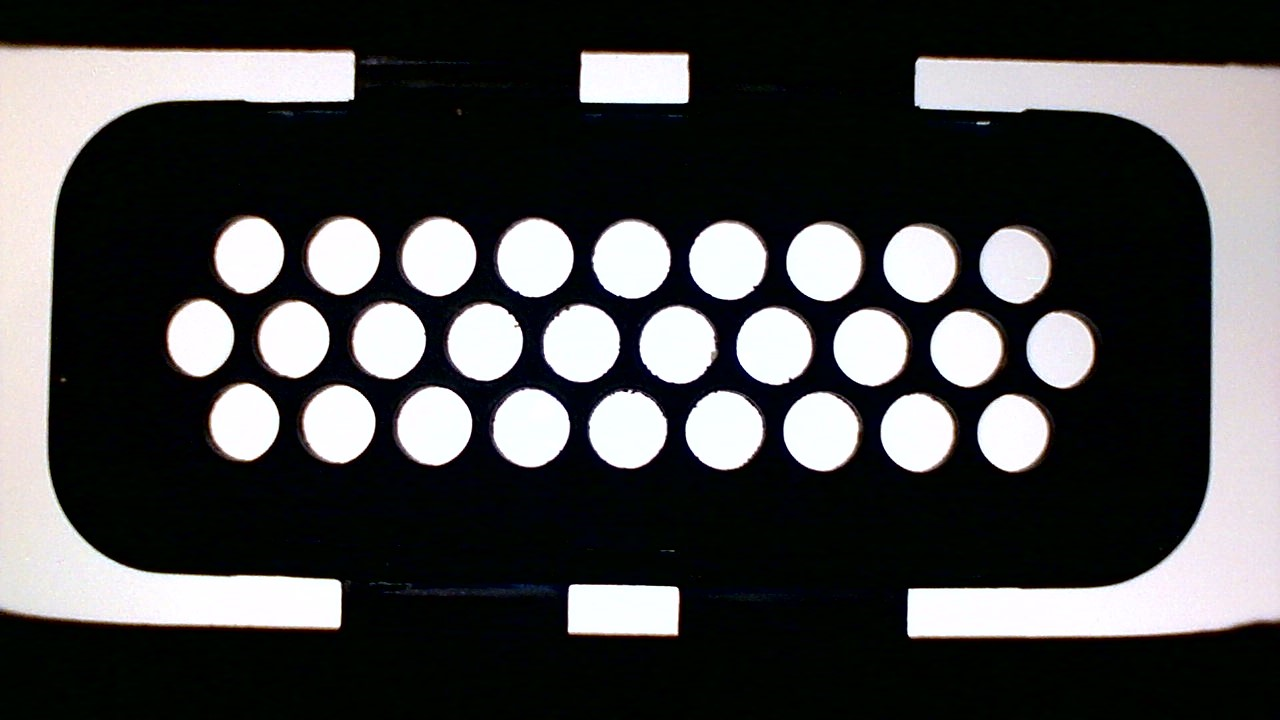
#> input picture Counting_Number_Holes_and_Diameter/image_1.png, 1280 x 720 px
$ python Main_Counting_Number_Holes_and_Diameter.py
#> lines starting #> are read from the running program, lines starting #| are printed output that depends on the picture; after the words box and inside, x2 and y2 are one past the last pixel; in counts of white or black regions, pixels touching at a corner belong together
# Integrated code
# @author: Kalyan
# Date: 27-11-2021
# e-mail: kalyan9@yahoo.com


import time
import cv2 as cv
import numpy as np

start_time = time.time()
# load image as grayscale
cell1 = cv.imread("image_1.png",0)
#> cell1: shape (720, 1280); min 0, max 255, mean 73.6
# threshold image
ret,thresh_binary = cv.threshold(cell1,150, 255,cv.THRESH_BINARY)
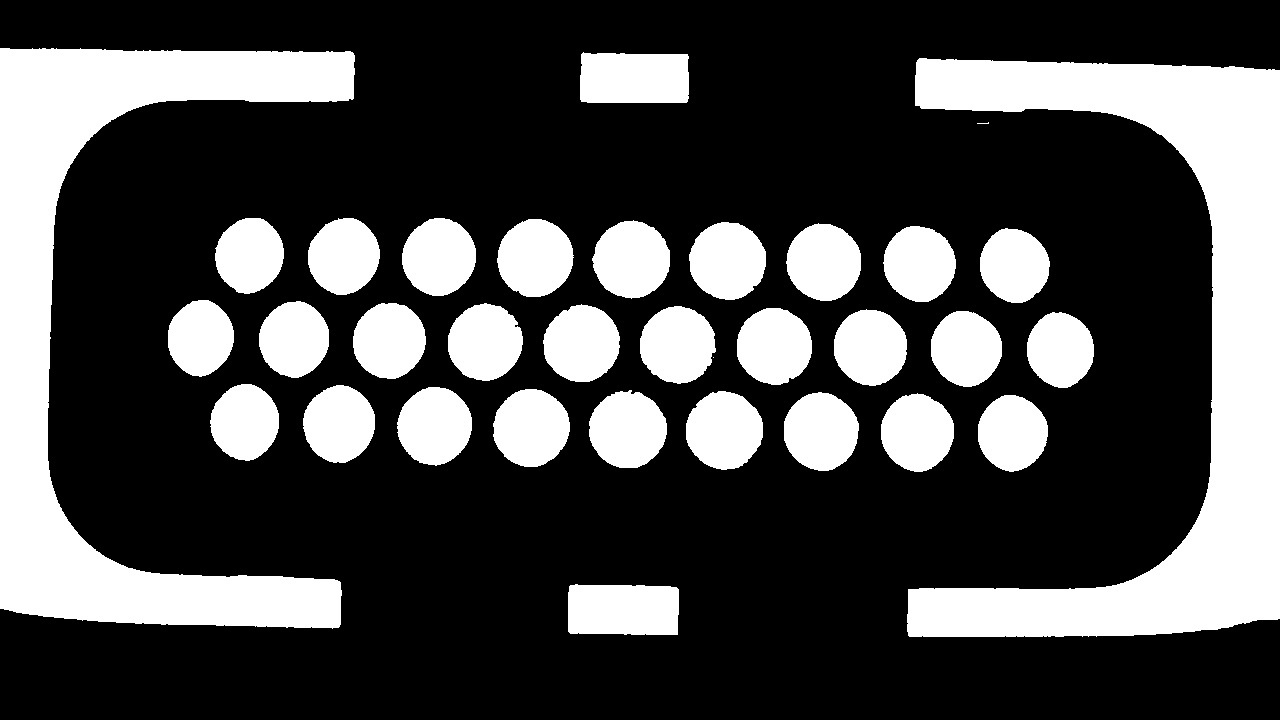
#> thresh_binary: shape (720, 1280); 29.5% white; 34 white regions (2 under 20 px)
# findcontours
contours, hierarchy = cv.findContours(image =thresh_binary , mode = cv.RETR_TREE,method = cv.CHAIN_APPROX_SIMPLE)
#> contours = 34 contours, 2 with area under 20; largest, box (x1, y1, x2, y2) and area: (907, 58, 1280, 637) 72410, (0, 48, 355, 629) 63660, (568, 584, 679, 635) 5256, (580, 52, 689, 103) 5168, (589, 390, 667, 468) 4572

# create an empty mask
mask = np.zeros(cell1.shape[:2],dtype=np.uint8)

# loop through the contours
for i,cnt in enumerate(contours):
        # if the contour has no other contours inside of it
        if hierarchy[0][i][2] == -1 :

            # if the size of the contour is greater than a threshold
            if  cv.contourArea(cnt) <= 5050 and cv.contourArea(cnt) >= 1000:
                cv.drawContours(mask,[cnt], 0, (255), -1)
#> this loop made 34 passes
#> cnt on passes 11, 31: [[713, 357]], [[988, 122], [987, 123], [977, 123], [988, 123]]
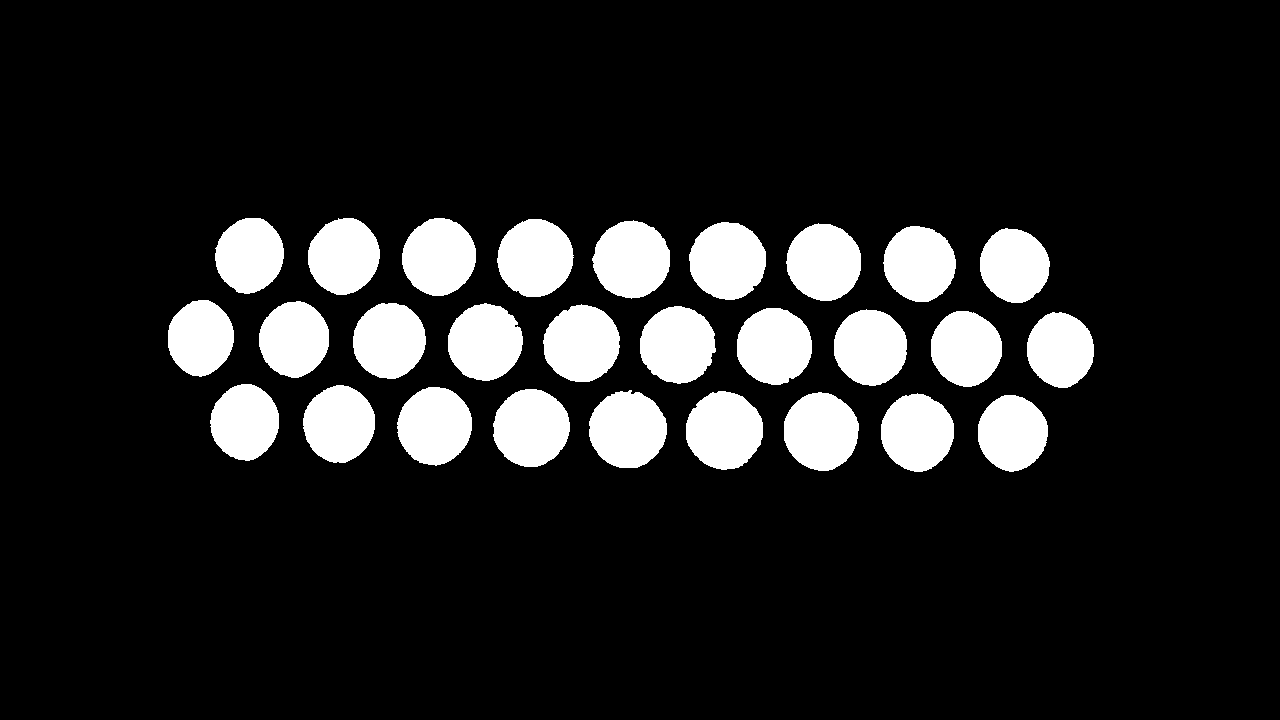
#> mask: shape (720, 1280); 13.3% white; 28 white regions, largest, box (x1, y1, x2, y2) and area: (589, 390, 667, 468) 4684, (686, 391, 763, 470) 4679, (592, 220, 670, 299) 4661
# display result
cv.imwrite('Testing_image.png', mask)

image = cv.imread('Testing_image.png')
# Gray, blur, adaptive threshold
gray = cv.cvtColor(image, cv.COLOR_BGR2GRAY)
blur = cv.GaussianBlur(gray, (3,3), 0)
thresh = cv.threshold(blur, 0, 255, cv.THRESH_BINARY + cv.THRESH_OTSU)[1]
#> thresh: shape (720, 1280); 13.3% white; 28 white regions, largest, box (x1, y1, x2, y2) and area: (589, 390, 667, 468) 4684, (686, 391, 763, 470) 4680, (592, 220, 670, 299) 4662

# Morphological transformations
kernel = cv.getStructuringElement(cv.MORPH_RECT, (5,5))
#> kernel = [[1, 1, 1, 1, 1], [1, 1, 1, 1, 1], [1, 1, 1, 1, 1], [1, 1, 1, 1, 1], [1, 1, 1, 1, 1]]
opening = cv.morphologyEx(thresh, cv.MORPH_OPEN, kernel)
#> opening: shape (720, 1280); 13.3% white; 28 white regions

# Find contours
cnts = cv.findContours(opening, cv.RETR_TREE, cv.CHAIN_APPROX_SIMPLE)
#> cnts = 28 contours; largest, box (x1, y1, x2, y2) and area: (686, 391, 763, 470) 4567, (589, 392, 667, 468) 4564, (689, 222, 766, 300) 4547, (593, 221, 670, 298) 4546, (494, 389, 570, 467) 4526
cnts = cnts[0] if len(cnts) == 2 else cnts[1]
a = 0
z = 0
print("Units: cm")

for c in cnts:
    # Find perimeter of contour
    perimeter = cv.arcLength(c, True)
    #print('perimeter: ',perimeter)
    #perimeter = perimeter/10000
    # Perform contour approximation
    approx = cv.approxPolyDP(c, 0.04 * perimeter, True)

    # We assume that if the contour has more than a certain
    # number of verticies, we can make the assumption that the contour shape is a circle
    if len(approx) > 1: #6
        # Obtain bounding rectangle to get measurements
        x,y,w,h = cv.boundingRect(c)

        # Find measurements
        diameter = w/185

        # Find centroid
        M = cv.moments(c)
        cX = int(M["m10"] / M["m00"])
        cY = int(M["m01"] / M["m00"])

        # Draw the contour and center of the shape on the image
        #cv.rectangle(image,(x,y),(x+w,y+h),(0,255,0),4)
        cv.drawContours(image,[c], 0, (36,255,12), 4)
        cv.circle(image, (cX, cY), 15, (320, 159, 22), -1)
        a=a+1
        z=z+35

        # Draw line and diameter information
        cv.line(image, (x, y + int(h/2)), (x + w, y + int(h/2)), (156, 188, 24), 1)

        # After considering error precision
        cv.putText(image, "{:.1f} ".format(diameter), (cX - 1, cY - 6), cv.FONT_HERSHEY_SIMPLEX, 0.7, (0, 0, 255), 2)
#> this loop made 28 passes
#> (perimeter, x, y, w, h, diameter, cX, cY) on passes 1 to 12: (238.5, 978, 395, 70, 77, 0.378, 1012, 432), (247.6, 881, 394, 73, 78, 0.395, 916, 432), (249.9, 784, 393, 75, 78, 0.405, 820, 431), (256.7, 589, 392, 78, 76, 0.422, 627, 429), (256.5, 686, 391, 77, 79, 0.416, 723, 430), (253.6, 494, 389, 76, 78, 0.411, 530, 427), (251, 397, 387, 75, 78, 0.405, 434, 425), (244.5, 303, 385, 72, 78, 0.389, 338, 423), (236.2, 211, 384, 68, 77, 0.368, 244, 421), (233.1, 1027, 313, 67, 75, 0.362, 1059, 349), (239, 931, 311, 71, 76, 0.384, 965, 348), (243.6, 834, 310, 73, 76, 0.395, 869, 346)
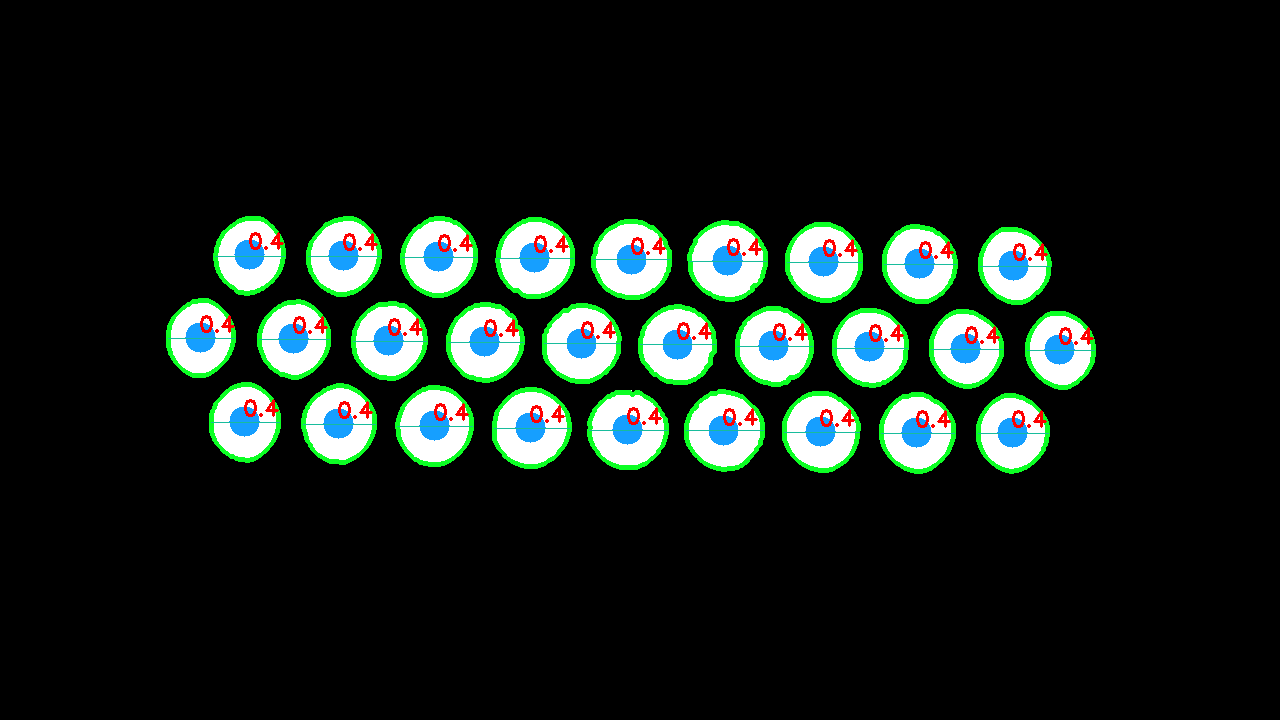
#> image: shape (720, 1280, 3); mean B, G, R 28.4, 33.5, 24.7
#> after the loop, a = 28; z = 980

cv.imshow("Final Image.png", image)
cv.imshow("Main Image.png", cell1)
print("--- %s seconds ---" % (time.time() - start_time))

cv.waitKey(0)
cv.destroyAllWindows()
